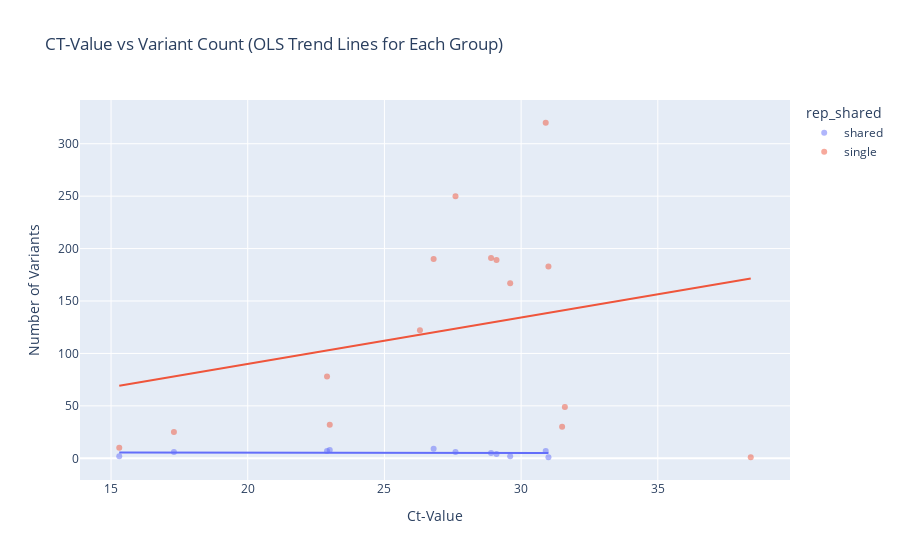

This figure's notebook cell:
### Code cell
import plotly.express as px

# Count number of variants for each CT value and rep_shared group
variant_counts = vars.groupby(["ct_value", "rep_shared"]).size().reset_index(name="variant_count")

# Scatter plot with trend line
fig = px.scatter(variant_counts, 
                 x="ct_value", 
                 y="variant_count",  # Now plotting count of variants
                 color="rep_shared",  
                 trendline="ols",    
                 title="CT-Value vs Variant Count (OLS Trend Lines for Each Group)",
                 labels={"ct_value": "Ct-Value", "variant_count": "Number of Variants"},
                 opacity=0.5)

fig.show()

### Figure 1 — Plotly figure (JSON) as saved in the notebook; plotly's stock layout.template omitted (floating-point values rounded to 4 significant figures)
{"data": [{"hovertemplate": "rep_shared=shared<br>Ct-Value=%{x}<br>Number of Variants=%{y}<extra></extra>", "legendgroup": "shared", "marker": {"color": "#636efa", "opacity": 0.5, "symbol": "circle"}, "mode": "markers", "name": "shared", "orientation": "v", "showlegend": true, "type": "scatter", "x": [15.3, 17.3, 22.9, 23, 26.8, 27.6, 28.9, 29.1, 29.6, 30.9, 31], "xaxis": "x", "y": [2, 6, 7, 8, 9, 6, 5, 4, 2, 7, 1], "yaxis": "y"}, {"hovertemplate": "<b>OLS trendline</b><br>variant_count = -0.0359195 * ct_value + 6.10397<br>R<sup>2</sup>=0.005388<br><br>rep_shared=shared<br>Ct-Value=%{x}<br>Number of Variants=%{y} <b>(trend)</b><extra></extra>", "legendgroup": "shared", "marker": {"color": "#636efa", "symbol": "circle"}, "mode": "lines", "name": "shared", "showlegend": false, "type": "scatter", "x": [15.3, 17.3, 22.9, 23, 26.8, 27.6, 28.9, 29.1, 29.6, 30.9, 31], "xaxis": "x", "y": [5.554, 5.483, 5.281, 5.278, 5.141, 5.113, 5.066, 5.059, 5.041, 4.994, 4.99], "yaxis": "y"}, {"hovertemplate": "rep_shared=single<br>Ct-Value=%{x}<br>Number of Variants=%{y}<extra></extra>", "legendgroup": "single", "marker": {"color": "#EF553B", "opacity": 0.5, "symbol": "circle"}, "mode": "markers", "name": "single", "orientation": "v", "showlegend": true, "type": "scatter", "x": [15.3, 17.3, 22.9, 23, 26.3, 26.8, 27.6, 28.9, 29.1, 29.6, 30.9, 31, 31.5, 31.6, 38.4], "xaxis": "x", "y": [10, 25, 78, 32, 122, 190, 250, 191, 189, 167, 320, 183, 30, 49, 1], "yaxis": "y"}, {"hovertemplate": "<b>OLS trendline</b><br>variant_count = 4.43171 * ct_value + 1.27413<br>R<sup>2</sup>=0.069543<br><br>rep_shared=single<br>Ct-Value=%{x}<br>Number of Variants=%{y} <b>(trend)</b><extra></extra>", "legendgroup": "single", "marker": {"color": "#EF553B", "symbol": "circle"}, "mode": "lines", "name": "single", "showlegend": false, "type": "scatter", "x": [15.3, 17.3, 22.9, 23, 26.3, 26.8, 27.6, 28.9, 29.1, 29.6, 30.9, 31, 31.5, 31.6, 38.4], "xaxis": "x", "y": [69.08, 77.94, 102.8, 103.2, 117.8, 120.0, 123.6, 129.4, 130.2, 132.5, 138.2, 138.7, 140.9, 141.3, 171.5], "yaxis": "y"}], "layout": {"legend": {"title": {"text": "rep_shared"}, "tracegroupgap": 0}, "title": {"text": "CT-Value vs Variant Count (OLS Trend Lines for Each Group)"}, "xaxis": {"anchor": "y", "domain": [0, 1], "title": {"text": "Ct-Value"}}, "yaxis": {"anchor": "x", "domain": [0, 1], "title": {"text": "Number of Variants"}}}}
